Frame 1 (no input): blank canvas, image omitted
Frame 60 (the mouse pressed at the canvas centre just before this capture): blank canvas, image omitted
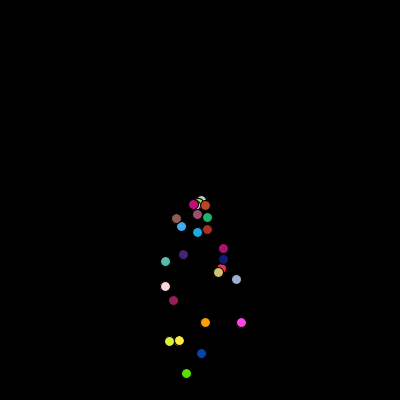
Frame 120 (the mouse held since frame 60 and released just before this capture)

The Processing sketch whose frames 1 and 60 were blank and that drew this single picture after the mouse press (run headless with seeded random() and noise(); from frame 60 on, the mouse is pressed at the canvas centre):

// Processing sketch: version_control_launch_sketch
// ── version_control_launch_sketch.pde
ArrayList<Particle> particles;

void setup(){
 size(400,400);
 particles = new ArrayList<Particle>();
}

void draw(){
  background(0);
  for (int i = particles.size() -1; i >= 0; i--){
    particles.get(i).update();
    particles.get(i).display();
    
    if (particles.get(i).isDeleted) {
      particles.remove(i);
    }
  }
  if(mousePressed == true) {
    particles.add(new Particle(mouseX, mouseY));
  }
}

// ── particle.pde
class Particle {
  
  PVector position;
  PVector velocity;
  PVector acceleration;
  
  boolean isDeleted;
  
  Particle(float x, float y){
    position = new PVector(x, y);
    velocity = new PVector(random(-2, 2), random(-2, 2));
    acceleration = new PVector(0, 0.5);
    
    isDeleted = false;
  }
  
  void update(){
    velocity.add(acceleration);
    position.add(velocity);
    
    if (position.y > height) {
      isDeleted = true;
    }
  }
  
  void display(){
    if (!isDeleted) {
    fill(random(255), random(255), random(255));
    ellipse(position.x, position.y, 10, 10);
    }
  }
}
